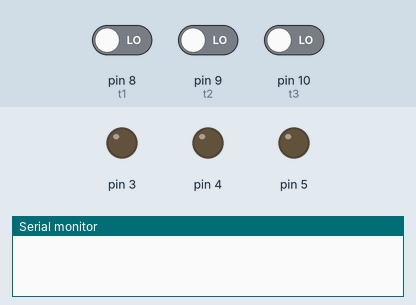
Bench run of a sketch on a simulated Arduino Uno, built with avr-gcc and run on an emulated ATmega328P. Parts: output pins drawn as LEDs (lit = HIGH), the last lines printed to the serial monitor. Dashed ring = blinking. The inputs (shaded band) are chosen by the test bench; at power-on: pin 9 (t2) LOW, pin 10 (t3) LOW, pin 8 (t1) LOW.

Above: at 1.2 s.
1.3 s: pin 9 (t2) driven HIGH
At 2.1 s:
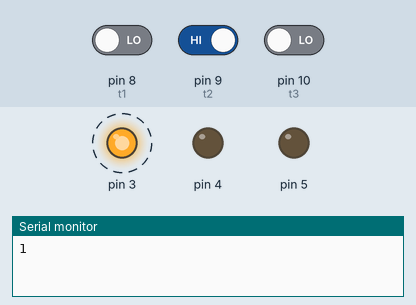
4.3 s: pin 10 (t3) driven HIGH
At 5.9 s:
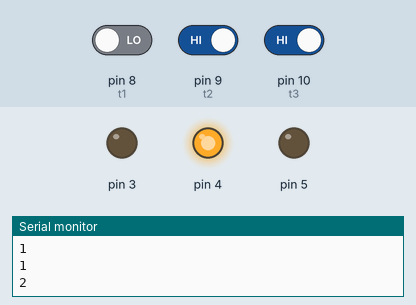
7.3 s: pin 10 (t3) driven LOW
At 9.5 s:
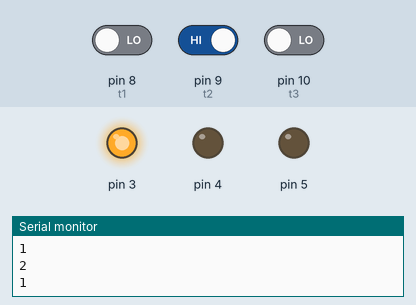
10.3 s: pin 9 (t2) driven LOW
At 11.5 s:
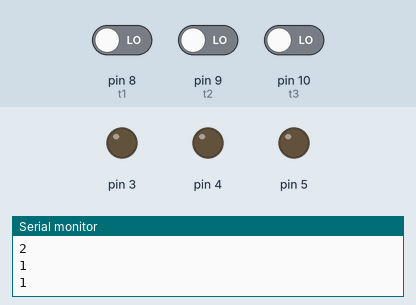
Timing chart, 0 to 13.3 s (numbered marks = the images above; inputs shaded):
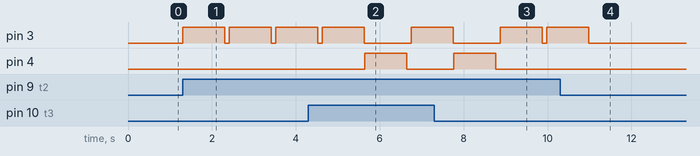

Measured:
- after the input at 1.3 s, pin 3: alternates HIGH for 1.0 s and LOW for 0.11 s, starting at once
- after the input at 4.3 s, pin 4: LOW → HIGH after 1.3 s, → LOW 1.0 s later
- after the input at 7.3 s, pin 4: goes on until 8.8 s, then stays LOW
- after the input at 10.3 s, pin 3: goes on until 11.0 s, then stays LOW

The sketch:

IMPORTANT.ino
```cpp
int t1=8;
int t2=9;
int t3=10;
int val1=0;
int val2=0;
int val3=0;

void setup() {
    Serial.begin(9600);
  pinMode(t1,INPUT);
  pinMode(t2,INPUT);
    pinMode(t3,INPUT);
  pinMode(5, OUTPUT);
  pinMode(3, OUTPUT);
    pinMode(4, OUTPUT);
}

void loop() {

  val1=digitalRead(t1);
  val2=digitalRead(t2);
    val3=digitalRead(t3);
 // Serial.print(val1);
 // Serial.print(' ');
  //Serial.print(val2);
  //Serial.println("fd");
  if(val1==1){
  Serial.println("0");
  //Serial.println(F("RunFunction; mediaplayer.play:snd.wav;"));
 // delay(1000);
 digitalWrite(2, HIGH);   // turn the fan motor on
  delay(1000);
  digitalWrite(2, LOW);
        delay(10);
  }

  if (val2==1)
  {
  Serial.println("1");


 digitalWrite(3, HIGH);   // turn the fan motor on
  delay(1000);                       // wait
    //Serial.println(F("RunFunction; mediaplayer.play:snd.wav;"));
  //delay(1000);
  digitalWrite(3, LOW);
    delay(10);

  }
  if (val3==1)
  {
  Serial.println("2");


 digitalWrite(4, HIGH);   // turn the fan 3 on
  delay(1000);                       // wait
    //Serial.println(F("RunFunction; mediaplayer.play:snd.wav;"));
 // delay(1000);
 digitalWrite(4, LOW);
   delay(10);
    // turn the fan off
  }
  delay(100);
}
```
